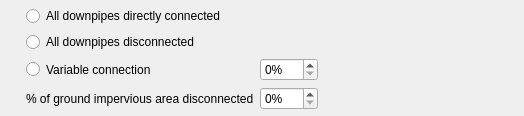
                   <widget class="QWidget" name="widget_10" native="true">
                    <property name="minimumSize">
                     <size>
                      <width>0</width>
                      <height>10</height>
                     </size>
                    </property>
                    <layout class="QGridLayout" name="gridLayout_12">
                     <property name="leftMargin">
                      <number>6</number>
                     </property>
                     <property name="topMargin">
                      <number>6</number>
                     </property>
                     <property name="rightMargin">
                      <number>6</number>
                     </property>
                     <property name="bottomMargin">
                      <number>6</number>
                     </property>
                     <item row="6" column="2">
                      <widget class="QSpinBox" name="avg_imp_dced_spin">
                       <property name="suffix">
                        <string>%</string>
                       </property>
                       <property name="maximum">
                        <number>100</number>
                       </property>
                      </widget>
                     </item>
                     <item row="4" column="1">
                      <widget class="QRadioButton" name="roof_connected_radiovary">
                       <property name="sizePolicy">
                        <sizepolicy hsizetype="Preferred" vsizetype="Preferred">
                         <horstretch>0</horstretch>
                         <verstretch>0</verstretch>
                        </sizepolicy>
                       </property>
                       <property name="text">
                        <string>Variable connection</string>
                       </property>
                      </widget>
                     </item>
                     <item row="4" column="3">
                      <spacer name="horizontalSpacer_13">
                       <property name="orientation">
                        <enum>Qt::Horizontal</enum>
                       </property>
                       <property name="sizeHint" stdset="0">
                        <size>
                         <width>200</width>
                         <height>20</height>
                        </size>
                       </property>
                      </spacer>
                     </item>
                     <item row="1" column="1">
                      <widget class="QRadioButton" name="roof_connected_radiodirect">
                       <property name="sizePolicy">
                        <sizepolicy hsizetype="Preferred" vsizetype="Preferred">
                         <horstretch>0</horstretch>
                         <verstretch>0</verstretch>
                        </sizepolicy>
                       </property>
                       <property name="text">
                        <string>All downpipes directly connected</string>
                       </property>
                      </widget>
                     </item>
                     <item row="6" column="1">
                      <widget class="QLabel" name="imperv_prop_dced_lbl">
                       <property name="text">
                        <string>% of ground impervious area disconnected</string>
                       </property>
                      </widget>
                     </item>
                     <item row="4" column="2">
                      <widget class="QSpinBox" name="roofdced_vary_spin">
                       <property name="suffix">
                        <string>%</string>
                       </property>
                       <property name="maximum">
                        <number>100</number>
                       </property>
                      </widget>
                     </item>
                     <item row="2" column="1">
                      <widget class="QRadioButton" name="roof_connected_radiodisc">
                       <property name="sizePolicy">
                        <sizepolicy hsizetype="Preferred" vsizetype="Preferred">
                         <horstretch>0</horstretch>
                         <verstretch>0</verstretch>
                        </sizepolicy>
                       </property>
                       <property name="text">
                        <string>All downpipes disconnected</string>
                       </property>
                      </widget>
                     </item>
                     <item row="4" column="0">
                      <spacer name="horizontalSpacer_14">
                       <property name="orientation">
                        <enum>Qt::Horizontal</enum>
                       </property>
                       <property name="sizeHint" stdset="0">
                        <size>
                         <width>20</width>
                         <height>0</height>
                        </size>
                       </property>
                      </spacer>
                     </item>
                     <item row="2" column="0">
                      <spacer name="horizontalSpacer_15">
                       <property name="orientation">
                        <enum>Qt::Horizontal</enum>
                       </property>
                       <property name="sizeHint" stdset="0">
                        <size>
                         <width>20</width>
                         <height>0</height>
                        </size>
                       </property>
                      </spacer>
                     </item>
                     <item row="1" column="0">
                      <spacer name="horizontalSpacer_16">
                       <property name="orientation">
                        <enum>Qt::Horizontal</enum>
                       </property>
                       <property name="sizeHint" stdset="0">
                        <size>
                         <width>20</width>
                         <height>0</height>
                        </size>
                       </property>
                      </spacer>
                     </item>
                     <item row="6" column="0">
                      <spacer name="horizontalSpacer_17">
                       <property name="orientation">
                        <enum>Qt::Horizontal</enum>
                       </property>
                       <property name="sizeHint" stdset="0">
                        <size>
                         <width>20</width>
                         <height>0</height>
                        </size>
                       </property>
                      </spacer>
                     </item>
                     <item row="6" column="3">
                      <spacer name="horizontalSpacer_19">
                       <property name="orientation">
                        <enum>Qt::Horizontal</enum>
                       </property>
                       <property name="sizeHint" stdset="0">
                        <size>
                         <width>20</width>
                         <height>0</height>
                        </size>
                       </property>
                      </spacer>
                     </item>
                    </layout>
                   </widget>
